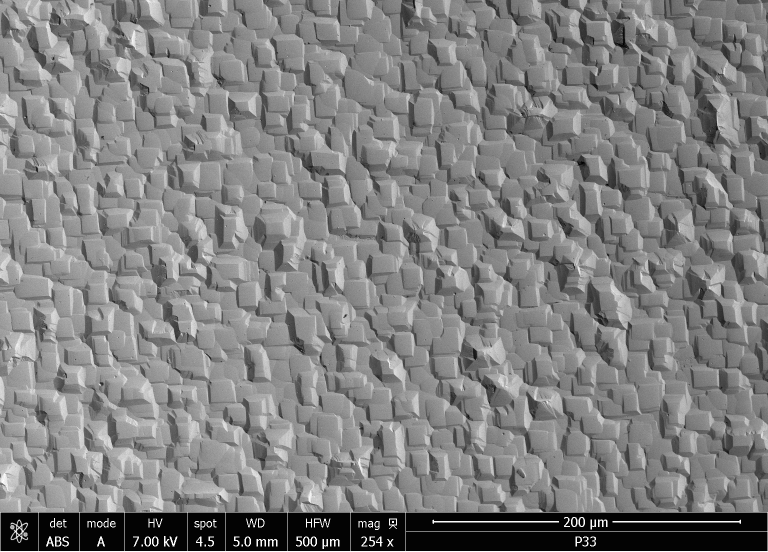
#> input picture example/00_P33_7kV_spot4.5_FOV500um_multiABS_A.tif, 1536 x 1103 px (shown at 1/2 size)
$ python crop_tiff_preserve_metadata.py ../example/00_P33_7kV_spot4.5_FOV500um_multiABS_A.tif --keep-height 100
#> lines starting #> are read from the running program, lines starting #| are printed output that depends on the picture
#!/usr/bin/env python3
"""Crop single-page TIFF images while preserving microscope metadata.

The pixel crop is performed with Pillow.  TIFF metadata is copied into the
new IFD, nested EXIF/GPS IFDs are rebuilt, and raw BYTE/ASCII/UNDEFINED
payloads are restored byte-for-byte.  The output is verified before it is
atomically moved into place.
"""

from __future__ import annotations

import argparse
import os
import shutil
import struct
import sys
import tempfile
from pathlib import Path
from typing import Any

import numpy as np
import tifffile
from PIL import Image, TiffImagePlugin


# Tags describing the encoded pixel array must be regenerated after cropping.
STRUCTURAL_TAGS = {
    256,  # ImageWidth
    257,  # ImageLength
    258,  # BitsPerSample
    259,  # Compression
    262,  # PhotometricInterpretation
    266,  # FillOrder
    273,  # StripOffsets
    277,  # SamplesPerPixel
    278,  # RowsPerStrip
    279,  # StripByteCounts
    284,  # PlanarConfiguration
    317,  # Predictor
    320,  # ColorMap
    322,  # TileWidth
    323,  # TileLength
    324,  # TileOffsets
    325,  # TileByteCounts
    330,  # SubIFDs (image pyramids are intentionally unsupported)
    338,  # ExtraSamples
    339,  # SampleFormat
    347,  # JPEGTables
    513,  # JPEGInterchangeFormat
    514,  # JPEGInterchangeFormatLength
    32997,  # ImageDepth
    32998,  # TileDepth
}

# Pillow can rebuild these pointer IFDs from their dictionaries.
POINTER_IFDS = {34665, 34853, 40965}  # ExifIFD, GPSIFD, InteroperabilityIFD

# These tag types can contain vendor bytes which Pillow may decode/re-encode.
RAW_TYPES = {1, 2, 7}  # BYTE, ASCII, UNDEFINED
TYPE_SIZES = {
    1: 1,
    2: 1,
    3: 2,
    4: 4,
    5: 8,
    6: 1,
    7: 1,
    8: 2,
    9: 4,
    10: 8,
    11: 4,
    12: 8,
    13: 4,
    16: 8,
    17: 8,
    18: 8,
}


class CropError(RuntimeError):
    """Raised when safe metadata-preserving cropping is not possible."""


def _raw_payload(path: Path, tag: tifffile.TiffTag) -> bytes:
    size = TYPE_SIZES[int(tag.dtype)] * tag.count
    with path.open("rb") as stream:
        stream.seek(tag.valueoffset)
        payload = stream.read(size)
    if len(payload) != size:
        raise CropError(f"could not read TIFF tag {tag.code} from {path}")
    return payload


def _metadata_snapshot(path: Path) -> dict[int, tuple[int, int, bytes]]:
    """Return raw payloads for all non-structural, non-pointer tags."""
    with tifffile.TiffFile(path) as tif:
        if len(tif.pages) != 1:
            raise CropError(f"only single-page TIFFs are supported: {path}")
        page = tif.pages[0]
        if 330 in page.tags:
            raise CropError(f"TIFF SubIFDs/image pyramids are not supported: {path}")
        return {
            code: (int(tag.dtype), tag.count, _raw_payload(path, tag))
            for code, tag in page.tags.items()
            if code not in STRUCTURAL_TAGS and code not in POINTER_IFDS
        }


def _pointer_snapshot(path: Path) -> dict[int, Any]:
    with Image.open(path) as image:
#> image is the input picture: PIL image 1536x1103 I;16; min 0, max 65535, mean 33034.7
        exif = image.getexif()
        result: dict[int, Any] = {}
        for code in POINTER_IFDS:
            if code in image.tag_v2:
                value = exif.get_ifd(code)
                if not value:
                    raise CropError(f"could not decode pointer IFD tag {code} in {path}")
                result[code] = dict(value)
#> this loop made 3 passes
#> value on pass 1: {42016: '4826D49C5EF1ABAC730978ABF692E71C'}
#> after the loop, result = 1 item
        return result


def _patch_tag_count(path: Path, tag_offset: int, count: int, *, bigtiff: bool, byteorder: str) -> None:
    prefix = "<" if byteorder == "<" else ">"
    fmt = prefix + ("Q" if bigtiff else "I")
    with path.open("r+b") as stream:
        stream.seek(tag_offset + 4)
        stream.write(struct.pack(fmt, count))


def _restore_raw_metadata(
    output: Path, original: dict[int, tuple[int, int, bytes]]
) -> None:
    """Undo lossy text conversion of vendor tags, then restore their counts."""
    patches: list[tuple[int, int]] = []
    with tifffile.TiffFile(output) as tif:
        page = tif.pages[0]
        bigtiff = tif.is_bigtiff
        byteorder = tif.byteorder
        for code, (dtype, count, payload) in original.items():
            if dtype not in RAW_TYPES:
                continue
            tag = page.tags.get(code)
            if tag is None:
                raise CropError(f"output is missing TIFF metadata tag {code}")
            capacity = TYPE_SIZES[int(tag.dtype)] * tag.count
            if int(tag.dtype) != dtype or capacity < len(payload):
                raise CropError(f"cannot safely restore TIFF metadata tag {code}")
            with output.open("r+b") as stream:
                stream.seek(tag.valueoffset)
                stream.write(payload)
            if tag.count != count:
                # TIFF writers commonly append a NUL to malformed vendor ASCII.
                if dtype != 2 or tag.count != count + 1:
                    raise CropError(f"unexpected output count for TIFF tag {code}")
                patches.append((tag.offset, count))
    for offset, count in patches:
        _patch_tag_count(
            output, offset, count, bigtiff=bigtiff, byteorder=byteorder
        )


def _equal_metadata_value(left: Any, right: Any) -> bool:
    if isinstance(left, dict) and isinstance(right, dict):
        return left == right
    try:
        comparison = left == right
        return bool(comparison.all()) if hasattr(comparison, "all") else bool(comparison)
    except Exception:
        return repr(left) == repr(right)


def _verify(
    source: Path,
    output: Path,
    box: tuple[int, int, int, int],
    metadata: dict[int, tuple[int, int, bytes]],
    pointers: dict[int, Any],
) -> None:
    left, top, right, bottom = box
    with tifffile.TiffFile(source) as src_tif, tifffile.TiffFile(output) as out_tif:
        source_page = src_tif.pages[0]
        output_page = out_tif.pages[0]
        expected = source_page.asarray()[top:bottom, left:right, ...]
        actual = output_page.asarray()
        if expected.dtype != actual.dtype or expected.shape != actual.shape:
            raise CropError("output pixel dtype or shape does not match the requested crop")
        if not np.array_equal(expected, actual):
            raise CropError("output pixels differ from the requested source crop")
        for code, (dtype, count, payload) in metadata.items():
            tag = output_page.tags.get(code)
            if tag is None:
                raise CropError(f"output is missing TIFF metadata tag {code}")
            if int(tag.dtype) != dtype or tag.count != count:
                raise CropError(f"TIFF metadata type/count changed for tag {code}")
            if _raw_payload(output, tag) != payload:
                raise CropError(f"TIFF metadata payload changed for tag {code}")
    with Image.open(output) as output_image:
        output_exif = output_image.getexif()
        for code, expected_ifd in pointers.items():
            if code not in output_image.tag_v2:
                raise CropError(f"output is missing nested TIFF metadata tag {code}")
            actual_ifd = dict(output_exif.get_ifd(code))
            if not _equal_metadata_value(actual_ifd, expected_ifd):
                raise CropError(f"nested TIFF metadata changed for pointer tag {code}")


def _crop_box(
    width: int, height: int, args: argparse.Namespace
) -> tuple[int, int, int, int]:
    if args.box is not None:
        left, top, right, bottom = args.box
    elif args.keep_height is not None:
        left, top, right, bottom = 0, 0, width, args.keep_height
    else:
        left, top = 0, 0
        right, bottom = width, height - args.remove_bottom
    if not (0 <= left < right <= width and 0 <= top < bottom <= height):
        raise CropError(
            f"invalid crop ({left}, {top}, {right}, {bottom}) for {width}x{height} image"
        )
    if (left, top, right, bottom) == (0, 0, width, height):
        raise CropError("crop would not remove any pixels")
    return left, top, right, bottom


def crop_one(source: Path, output: Path, args: argparse.Namespace) -> None:
    if source.resolve() == output.resolve():
        raise CropError("input and output paths must differ")
    if output.exists() and not args.overwrite:
        raise CropError(f"output exists (use --overwrite): {output}")

    metadata = _metadata_snapshot(source)
    pointers = _pointer_snapshot(source)
#> pointers = 1 item
    output.parent.mkdir(parents=True, exist_ok=True)

    with Image.open(source) as image:
        if getattr(image, "n_frames", 1) != 1:
            raise CropError(f"only single-page TIFFs are supported: {source}")
        box = _crop_box(*image.size, args)
#> box = (0, 0, 1536, 100)
        if args.dry_run:
            print(f"DRY RUN: {source} -> {output}; {image.size} -> {(box[2]-box[0], box[3]-box[1])}")
            return

        tiffinfo = TiffImagePlugin.ImageFileDirectory_v2()
        exif = image.getexif()
        for code, value in image.tag_v2.items():
            if code in STRUCTURAL_TAGS:
                continue
            if code in POINTER_IFDS:
                child = exif.get_ifd(code)
                if child:
                    tiffinfo[code] = dict(child)
                continue
            if code in image.tag_v2.tagtype:
                tiffinfo.tagtype[code] = image.tag_v2.tagtype[code]
            tiffinfo[code] = value
#> this loop made 15 passes
#> (code, value, child) on pass 14: (34665, 3397426, {42016: '4826D49C5EF1ABAC730978ABF692E71C'})
#> (code, value) on passes 1, 2, 3, 4, 5, 7: (256, 1536), (257, 1103), (258, (16,)), (259, 1), (262, 1), (277, 1)
#> after the loop, tiffinfo.tagtype = {282: 5, 283: 5, 296: 3, 34665: 4, 34682: 2}
        cropped = image.crop(box)
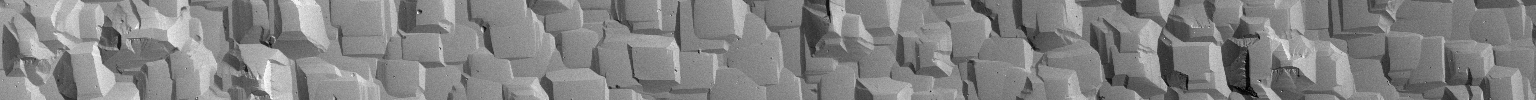
#> cropped: PIL image 1536x100 I;16; min 0, max 65037, mean 33526.1; drawn with min black and max white
        compression = image.info.get("compression", "raw")
#> compression = 'raw'

        descriptor, temporary_name = tempfile.mkstemp(
            prefix=f".{output.name}.", suffix=".tmp", dir=output.parent
        )
        os.close(descriptor)
        temporary = Path(temporary_name)
        try:
            cropped.save(
                temporary,
                format="TIFF",
                tiffinfo=tiffinfo,
                compression=compression,
            )
            _restore_raw_metadata(temporary, metadata)
            _verify(source, temporary, box, metadata, pointers)
#> the loop in _verify, `for code, expected_ifd in pointers.items():` made 1 pass
#> (code, actual_ifd) on pass 1: (34665, {42016: '4826D49C5EF1ABAC730978ABF692E71C'})
            os.replace(temporary, output)
            if not args.no_preserve_times:
                shutil.copystat(source, output)
        finally:
            temporary.unlink(missing_ok=True)

    print(
        f"Wrote {output}: {image.size[0]}x{image.size[1]} -> "
        f"{box[2]-box[0]}x{box[3]-box[1]}; "
        f"verified {len(metadata) + len(pointers)} metadata tags"
    )


def parse_args(argv: list[str] | None = None) -> argparse.Namespace:
    parser = argparse.ArgumentParser(
        description="Crop single-page TIFFs and verify preservation of metadata and pixels."
    )
    parser.add_argument("inputs", nargs="+", type=Path, help="input .tif/.tiff files")
    geometry = parser.add_mutually_exclusive_group(required=True)
    geometry.add_argument(
        "--keep-height", type=int, metavar="ROWS", help="keep rows 0 through ROWS-1"
    )
    geometry.add_argument(
        "--remove-bottom", type=int, metavar="ROWS", help="remove ROWS rows from the bottom"
    )
    geometry.add_argument(
        "--box",
        type=int,
        nargs=4,
        metavar=("LEFT", "TOP", "RIGHT", "BOTTOM"),
        help="crop rectangle; right and bottom are exclusive",
    )
    parser.add_argument(
        "--output-dir", type=Path, help="destination directory (default: beside each input)"
    )
    parser.add_argument("--prefix", default="cropped_", help="output filename prefix")
    parser.add_argument("--overwrite", action="store_true", help="replace existing outputs")
    parser.add_argument("--dry-run", action="store_true", help="show outputs without writing")
    parser.add_argument(
        "--no-preserve-times",
        action="store_true",
        help="do not copy filesystem timestamps and permissions",
    )
    args = parser.parse_args(argv)
    if args.keep_height is not None and args.keep_height <= 0:
        parser.error("--keep-height must be positive")
    if args.remove_bottom is not None and args.remove_bottom <= 0:
        parser.error("--remove-bottom must be positive")
    return args


def main(argv: list[str] | None = None) -> int:
    args = parse_args(argv)
    failures = 0
    for source in args.inputs:
        try:
            if not source.is_file():
                raise CropError(f"input does not exist: {source}")
            if source.suffix.lower() not in {".tif", ".tiff"}:
                raise CropError(f"input is not a TIFF file: {source}")
            directory = args.output_dir if args.output_dir is not None else source.parent
            output = directory / f"{args.prefix}{source.name}"
            crop_one(source, output, args)
        except Exception as error:
            failures += 1
            print(f"ERROR: {error}", file=sys.stderr)
    return 1 if failures else 0


if __name__ == "__main__":
#> (the run stopped early here; a loop or call above may not have finished)

$ run again, on example/00_P33_7kV_spot4.5_FOV500um_multiABS_C.tif
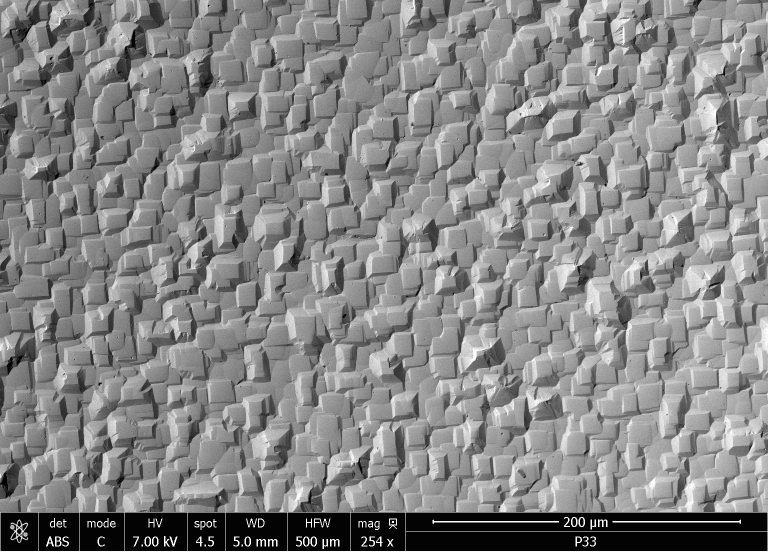
#> input picture example/00_P33_7kV_spot4.5_FOV500um_multiABS_C.tif, 1536 x 1103 px (shown at 1/2 size)
#> in _pointer_snapshot, image is the input picture: PIL image 1536x1103 I;16; min 0, max 65535, mean 34609
#> the loop in _pointer_snapshot, `for code in POINTER_IFDS:` made 3 passes
#> value on pass 1: {42016: '49E4C98580FC7034DA1A27973AF831B4'}
#> after the loop in _pointer_snapshot, `for code in POINTER_IFDS:`: result = 1 item
#> the loop in crop_one, `for code, value in image.tag_v2.items():` made 15 passes
#> (code, value, child) on pass 14: (34665, 3397426, {42016: '49E4C98580FC7034DA1A27973AF831B4'})
#> after the loop in crop_one, `for code, value in image.tag_v2.items():`: tiffinfo.tagtype = {282: 5, 283: 5, 296: 3, 34665: 4, 34682: 2}
#> in crop_one, `cropped = image.crop(box)`:
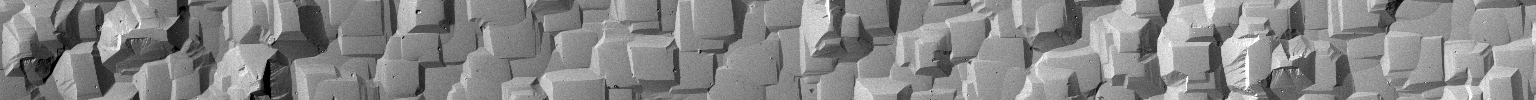
#> cropped: PIL image 1536x100 I;16; min 0, max 65535, mean 34794.8; drawn with min black and max white
#> compression = 'raw'
#> the loop in _verify, `for code, expected_ifd in pointers.items():` made 1 pass
#> (code, actual_ifd) on pass 1: (34665, {42016: '49E4C98580FC7034DA1A27973AF831B4'})
